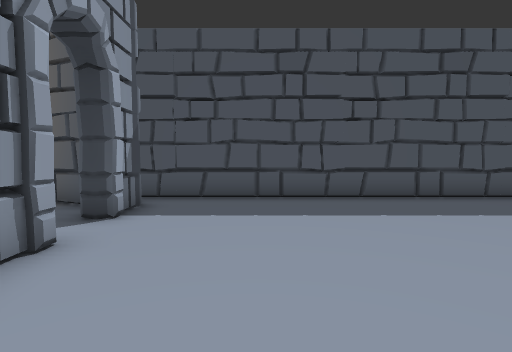
[1] (above)

13 first-person views from a walk through a Unity game level. The camera is 1.2 m above the floor, tilts 4° down and sees 80° across. Doors are open. The floor is counted in squares, 1 m on a side. Each view is taken from the middle of a square. On the plan, view 1 faces up. The plan holds only what a view shows up to about 13 squares ahead; the rest is blank. The player character is not drawn.

[2]
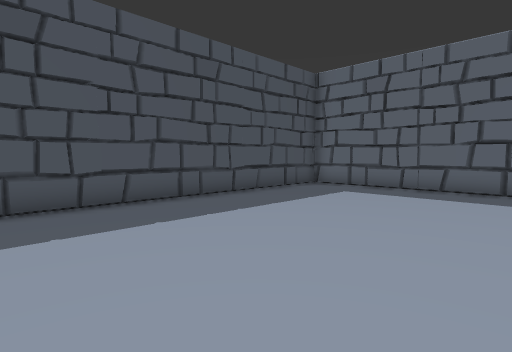

[3]
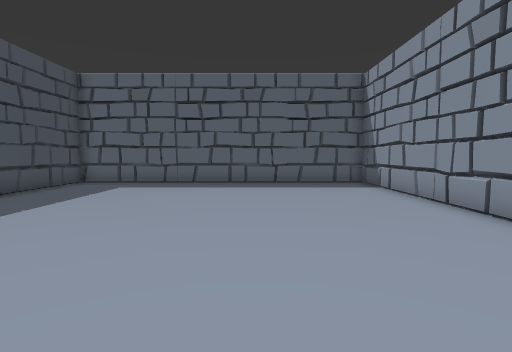

[4]
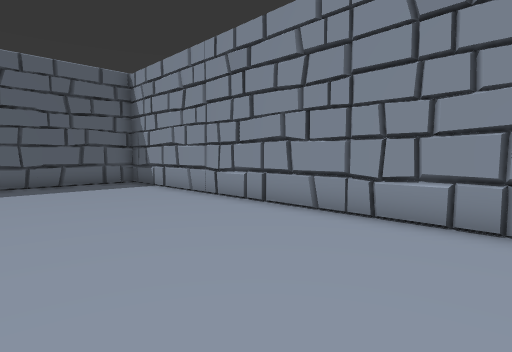

[5]
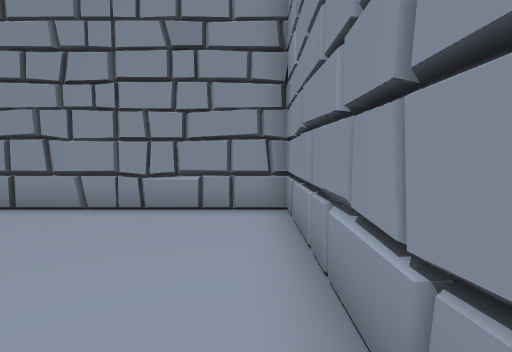

[6]
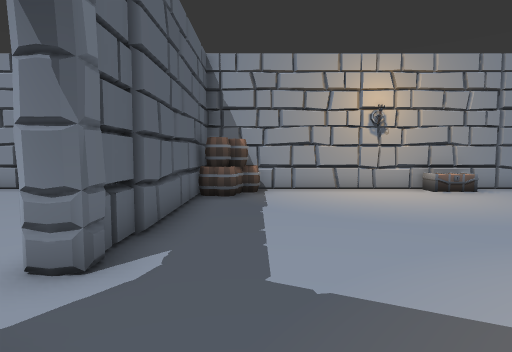

[7]
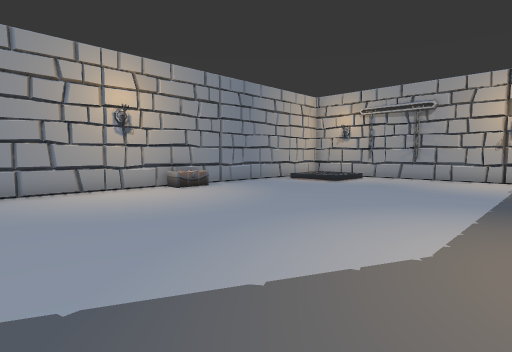

[8]
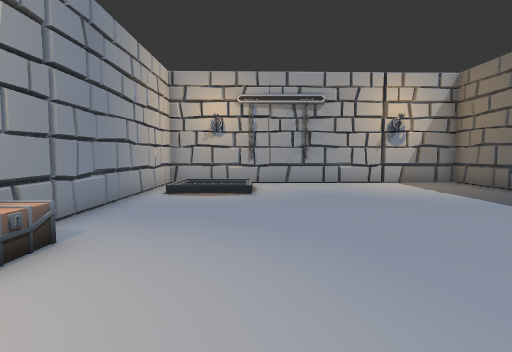

[9]
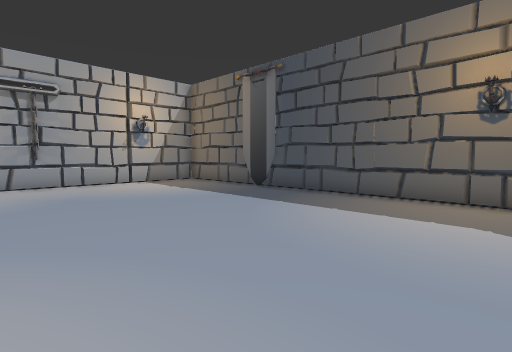

[10]
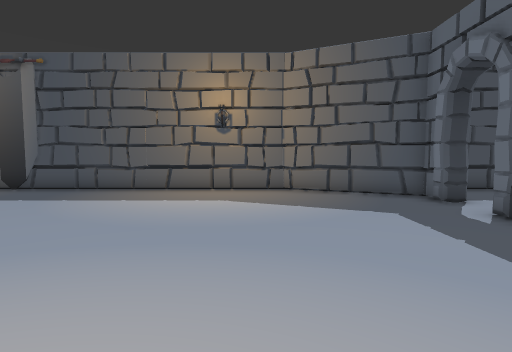

[11]
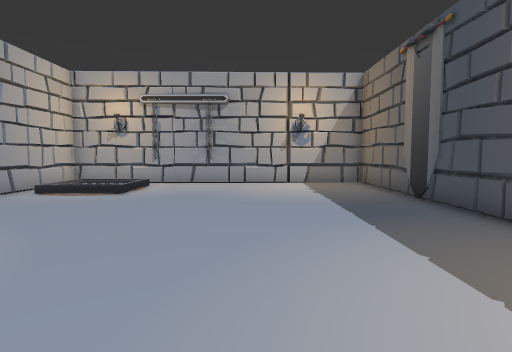

[12]
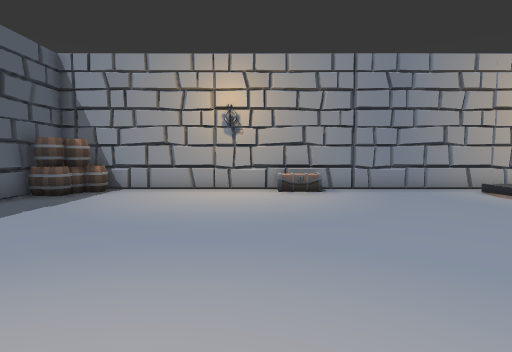

[13]
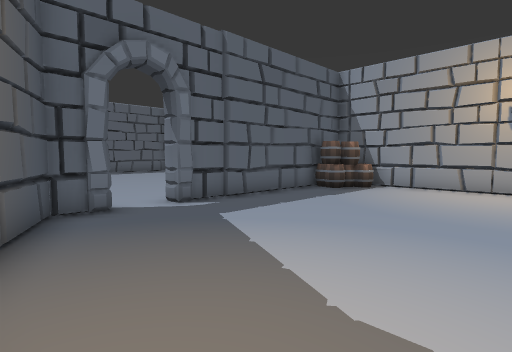

### Floor plan
Points are (right, up) in squares from view 1. A wall is a line through its corners. A room is listed if a view was taken in it or the views show most of it. See-through windows are left out.
Room 1 (views 1, 2, 3, 4, 5)
walls: (-2.7, 4.1) (-2.7, -3.6) (11.1, -3.6) (11.1, 8.5) (-3.2, 8.5); (-2.6, 7.1) (-2.9, 6.6); (-2.7, 7.2) (-2.7, 5.7) (-3, 5.5)
ways out: open door at (-3, 4.5) to room 2
Room 2 (views 6, 7, 8, 9, 10, 11, 12, 13)
walls: (-3, 5.5) (-3.3, 5.7) (-3.3, 6.7); (-2.9, 6.6) (-7, 8.5) (-21, 8.5) (-20.7, -3.6) (-3.3, -3.6) (-3.3, 4.1)
ways out: open door at (-3, 4.5) to room 1
objects: other object (-16, 8); barrel (-5, -3); barrel (-4, -3); barrel (-4, -2); barrel (-3, -2)

Positions as (right, up) in squares from view 1, and headings:
1: (0, 0), facing up
2: (0, 1), facing up-right
3: (-2, 1), facing right
4: (-2, 2), facing down-right
5: (-2, 3), facing down
6: (-5, 7), facing down
7: (-5, 7), facing down-left
8: (-8, 0), facing left
9: (-8, 0), facing up-left
10: (-8, -2), facing up
11: (-8, 4), facing left
12: (-10, 7), facing down
13: (-10, 8), facing down-right
